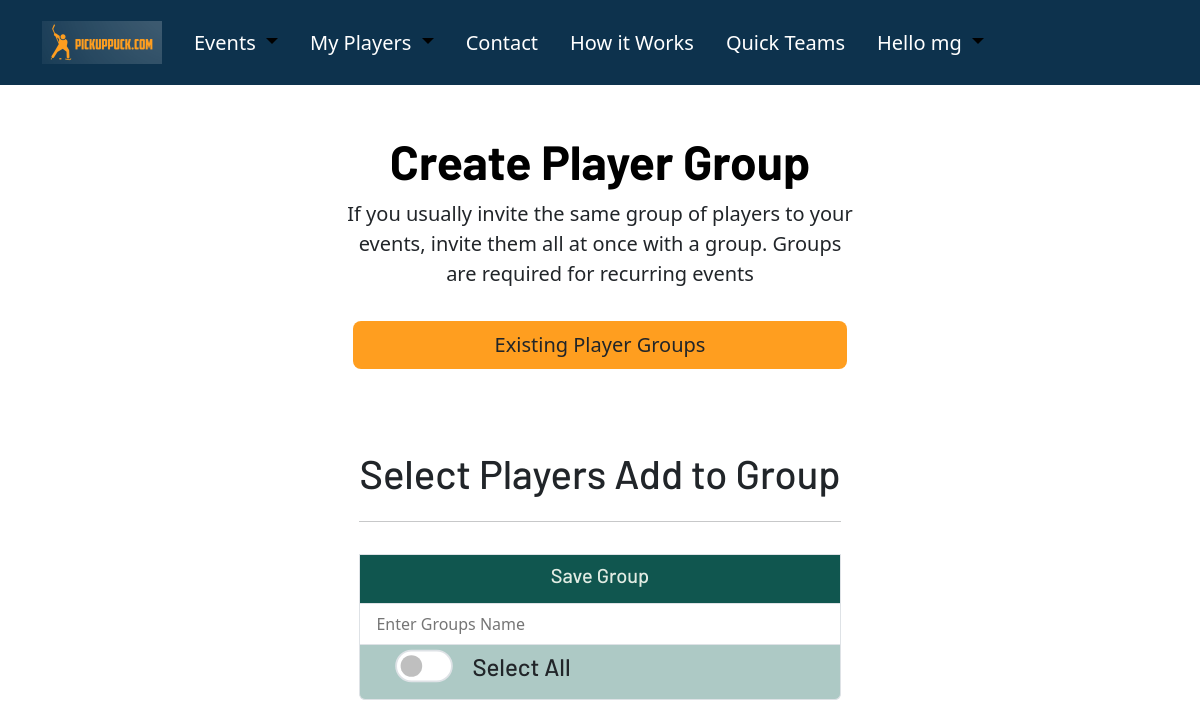
Before: /organize/my-players/new-group (signed in) with the older database file.
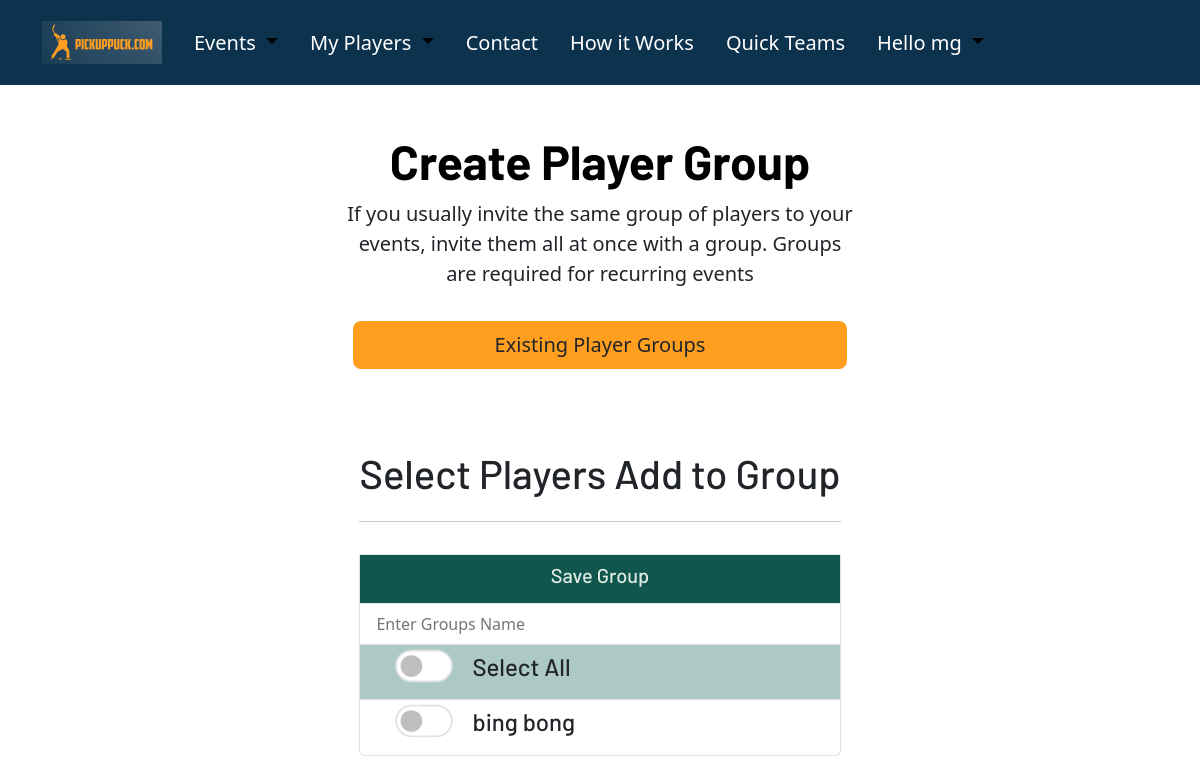
After: the same page with the newer database file.
### OrgDash/models.py (models this page shows, shortened)
class Player(models.Model):
    first_name = models.CharField(max_length=150, default= None)
    last_name = models.CharField(max_length=150, default= None)
    email = models.EmailField(max_length=150, default= None)
    skill = models.DecimalField(max_digits=4, decimal_places=1)
    created_by = models.ForeignKey(User, on_delete= models.CASCADE, default= 1)
    goalie = models.BooleanField(default= False, null= True)
    class Meta():
        unique_together= ("created_by", "email")

### OrgDash/views.py (the view)
# urls.py: path('my-players/new-group', views.Playergroups, name = 'create_player_group'),
@login_required
def Playergroups(request):
    active_user = request.user
    my_players = Player.objects.filter(created_by=active_user.pk)
    my_groups = PlayerGroup.objects.filter(created_by=active_user.pk)
    context={'my_players': my_players, 'my_groups': my_groups }
    if request.method == 'POST':
        selected_player_ids = request.POST.getlist('selected_players')
        group_name = request.POST.get('group_name')
        selected_player_objs = []
        for player_id in selected_player_ids:
            player = Player.objects.get(pk=player_id)
            selected_player_objs.append(player)
        group_data = {'created_by': active_user, 'name':group_name}
        group = PlayerGroup(**group_data)
        group.save()
        group.members.set(selected_player_objs)
        return redirect(reverse('OrgDash:player_dash'))
    else:
        return render(request, 'OrgDash/Players/create_player_group2.html', context)

### OrgDash/templates/OrgDash/Players/create_player_group2.html (shortened to what the changed rows need)
{% extends 'base.html' %}
{% block body_block %}
<div class="container">
    <div class="container p-4" id="featured-3">
        <div class="p-4 text-center">
        <h1 class="display-5 fw-bold text-body-emphasis">Create Player Group</h1>
    </div>
    <form method="POST" action="">
        <div class="d-flex flex-column flex-md-row p-4 gap-4 py-md-5 align-items-center justify-content-center" id="chosen-container">
        <ul class="list-group">
            <h1>Select Players Add to Group</h1>
            {% for player in my_players %}
            {% if player.goalie %}
            <li class="list-group-item px-5">
                <div class="form-check form-switch" id="chosen-container">
                    <input class="form-check-input p-2" type="checkbox" role="switch" value="{{player.pk}}" name="selected_players" id="{{player.pk}}" style="transform: scale(1.8);">
                    <label class="form-check-label px-4" for="{{player.pk}}"><h4>{{player.first_name}} {{player.last_name}}<svg height="25px" width="25px" version="1.1" id="Layer_1" xmlns="http://www.w3.org/2000/svg" xmlns:xlink="http://www.w3.org/1999/xlink" viewBox="0 0 512.002 512.002" xml:space="preserve" fill="#000000"><g id="SVGRepo_bgCarrier" stroke-width="0"></g><g id="SVGRepo_tracerCarrier" stroke-linecap="round" stroke-linejoin="round"></g><g id="SVGRepo_iconCarrier"> <g> <path style="fill:#F7B239;" d="M289.048,47.668v0.011c-10.71-2.007-21.751-3.057-33.043-3.057c-11.292,0-22.333,1.049-33.032,3.045 V8.557h66.075V47.668L289.048,47.668z"></path> <path style="fill:#F7B239;" d="M458.393,232.959v66.075h-35.085c6.285-23.519,10.129-46.172,11.098-66.075H458.393z"></path> <path style="fill:#F7B239;" d="M88.701,299.034H53.616v-66.075h23.987C78.573,252.862,82.416,275.515,88.701,299.034z"></path> </g> <path style="fill:#2BA5F7;" d="M77.603,232.959c-0.16-3.308-0.24-6.547-0.24-9.695c0-87.37,62.722-160.095,145.609-175.596 c10.699-1.996,21.74-3.045,33.032-3.045c11.292,0,22.333,1.049,33.043,3.057c82.876,15.489,145.598,88.214,145.598,175.584 c0,3.148-0.08,6.387-0.24,9.695c-0.97,19.904-4.813,42.556-11.098,66.075c-25.413,95.081-90.735,204.407-167.303,204.407 S114.114,394.114,88.701,299.034C82.416,275.515,78.573,252.862,77.603,232.959z M360.632,289.327 c30.146-7.562,32.941-29.005,28.025-56.562c-2.144-11.988-13.95-19.698-25.766-16.733l-52.639,13.208 c-21.911,5.509-27.705,33.853-9.775,47.609C316.981,289.51,338.892,294.779,360.632,289.327z M211.521,276.849 c17.942-13.756,12.147-42.1-9.775-47.609l-52.627-13.208c-11.817-2.966-23.622,4.745-25.766,16.733 c-4.927,27.557-2.133,49,28.025,56.562C173.117,294.779,195.028,289.51,211.521,276.849z"></path> <path style="fill:#2197D8;" d="M134.325,299.034c-6.285-23.519-10.129-46.172-11.098-66.075c-0.16-3.308-0.24-6.547-0.24-9.695 c0-87.37,62.722-160.095,145.609-175.596c3.368-0.628,6.774-1.152,10.207-1.589c-7.466-0.954-15.072-1.457-22.799-1.457 c-11.292,0-22.333,1.049-33.032,3.045C140.085,63.169,77.364,135.894,77.364,223.264c0,3.148,0.08,6.387,0.24,9.695 c0.97,19.904,4.813,42.556,11.098,66.075c25.413,95.081,90.735,204.407,167.303,204.407c7.729,0,15.341-1.131,22.812-3.232 C212.282,481.497,157.173,384.516,134.325,299.034z"></path> <g> <path style="fill:#E54728;" d="M388.657,232.765c4.916,27.557,2.121,49-28.025,56.562c-21.74,5.452-43.651,0.182-60.155-12.478 c-17.93-13.756-12.136-42.1,9.775-47.609l52.639-13.208C374.707,213.067,386.512,220.777,388.657,232.765z"></path> <path style="fill:#E54728;" d="M201.746,229.24c21.922,5.509,27.717,33.853,9.775,47.609 c-16.493,12.661-38.404,17.93-60.144,12.478c-30.158-7.562-32.952-29.005-28.025-56.562c2.144-11.988,13.95-19.698,25.766-16.733 L201.746,229.24z"></path> </g> <g> <path style="fill:#F95428;" d="M389.372,263.401v0.011c-2.852,12.341-11.132,21.489-28.743,25.914 c-21.74,5.452-43.651,0.182-60.155-12.478c-3.125-2.395-5.532-5.235-7.243-8.326c3.353-6.136,9.148-11.064,17.018-13.048 l52.639-13.208c11.817-2.966,23.622,4.745,25.766,16.733C388.915,260.481,389.166,261.953,389.372,263.401z"></path> <path style="fill:#F95428;" d="M218.772,268.523c-1.711,3.091-4.129,5.931-7.254,8.326c-16.493,12.661-38.404,17.93-60.144,12.478 c-17.622-4.414-25.892-13.562-28.743-25.914c0.205-1.449,0.456-2.92,0.719-4.414c2.144-11.988,13.95-19.698,25.766-16.733 l52.627,13.208C209.613,257.459,215.419,262.386,218.772,268.523z"></path> </g> <g> <path style="fill:#333333;" d="M229.949,248.161c-2.784-13.443-12.791-23.872-26.115-27.216l-52.63-13.212l0,0 c-7.898-1.981-16.353-0.583-23.194,3.842c-6.87,4.444-11.638,11.619-13.078,19.687c-3.154,17.655-2.744,30.123,1.327,40.423 c5.136,12.998,16.252,21.725,33.04,25.94c6.433,1.615,12.94,2.409,19.396,2.409c17.191,0,34.013-5.632,48.041-16.393 C227.679,275.247,232.742,261.651,229.949,248.161z M206.32,270.067c-15.127,11.602-34.396,15.597-52.858,10.963 c-21.229-5.329-26.903-17.565-21.69-46.761c0.618-3.466,2.582-6.424,5.527-8.329c2.037-1.317,4.339-1.994,6.688-1.994 c1.013,0,2.036,0.125,3.049,0.38l31.9,8.008v21.095c0,4.724,3.83,8.555,8.555,8.555s8.555-3.83,8.555-8.555v-16.801l3.62,0.909 c7.008,1.759,12.065,7.027,13.528,14.091C214.668,258.743,212.098,265.636,206.32,270.067z"></path> <path style="fill:#333333;" d="M397.076,231.263c-1.441-8.069-6.208-15.244-13.078-19.688c-6.841-4.423-15.294-5.824-23.194-3.842 l0,0l-52.63,13.212c-13.324,3.345-23.331,13.774-26.115,27.216c-2.793,13.49,2.27,27.086,13.215,35.481 c14.028,10.762,30.848,16.393,48.041,16.393c6.455,0,12.965-0.794,19.396-2.409c16.787-4.215,27.904-12.941,33.04-25.94 C399.821,261.386,400.23,248.918,397.076,231.263z M358.545,281.032c-18.466,4.637-37.731,0.639-52.858-10.963 c-5.778-4.432-8.348-11.325-6.876-18.437c1.463-7.065,6.521-12.333,13.527-14.091l3.62-0.909v16.801 c0,4.724,3.83,8.555,8.555,8.555s8.555-3.83,8.555-8.555v-21.095l31.9-8.008l0,0c3.366-0.844,6.823-0.271,9.738,1.614 c2.945,1.905,4.908,4.862,5.527,8.33C385.448,263.466,379.774,275.703,358.545,281.032z"></path> <path style="fill:#333333;" d="M458.387,224.404h-15.202c0.002-0.376,0.014-0.762,0.014-1.137 c0-88.928-62.334-163.566-145.601-182.532V8.555c0-4.724-3.83-8.555-8.555-8.555H222.97c-4.724,0-8.555,3.83-8.555,8.555v32.18 C131.144,59.697,68.807,134.337,68.807,223.268c0,0.375,0.011,0.76,0.014,1.137H53.615c-4.724,0-8.555,3.83-8.555,8.555v66.074 c0,4.724,3.83,8.555,8.555,8.555h28.536c9.331,32.869,23.131,66.709,40.069,96.949c38.819,69.299,86.33,107.465,133.782,107.465 s94.963-38.164,133.782-107.465c16.939-30.238,30.739-64.08,40.07-96.949h28.532c4.724,0,8.555-3.83,8.555-8.555V232.96 C466.942,228.234,463.112,224.404,458.387,224.404z M231.525,17.109h48.964v20.564c-8.016-1.052-16.187-1.601-24.486-1.601 c-8.296,0-16.465,0.55-24.477,1.6L231.525,17.109L231.525,17.109z M62.17,290.478v-48.965h7.43 c1.259,15.388,4.016,31.928,8.08,48.965H62.17z M374.859,396.174c-16.563,29.567-35.556,54.086-54.929,70.909 c-21.249,18.453-42.758,27.808-63.926,27.808s-42.677-9.356-63.926-27.808c-19.372-16.823-38.366-41.342-54.929-70.909 c-30.643-54.704-51.232-124.19-51.232-172.906c0-93.787,76.301-170.088,170.088-170.088s170.088,76.301,170.088,170.088 C426.091,271.984,405.502,341.469,374.859,396.174z M449.833,290.478h-15.505c4.064-17.037,6.822-33.576,8.08-48.965h7.425 L449.833,290.478L449.833,290.478z"></path> <circle style="fill:#333333;" cx="277.646" cy="431.17" r="8.555"></circle> <circle style="fill:#333333;" cx="277.646" cy="390.896" r="8.555"></circle> <circle style="fill:#333333;" cx="277.646" cy="350.404" r="8.555"></circle> <circle style="fill:#333333;" cx="277.646" cy="310.13" r="8.555"></circle> <circle style="fill:#333333;" cx="277.646" cy="181.367" r="8.555"></circle> <circle style="fill:#333333;" cx="277.646" cy="141.092" r="8.555"></circle> <circle style="fill:#333333;" cx="234.372" cy="431.17" r="8.555"></circle> <circle style="fill:#333333;" cx="234.372" cy="390.896" r="8.555"></circle> <circle style="fill:#333333;" cx="234.372" cy="350.404" r="8.555"></circle> <circle style="fill:#333333;" cx="234.372" cy="310.13" r="8.555"></circle> <circle style="fill:#333333;" cx="234.372" cy="181.367" r="8.555"></circle> <circle style="fill:#333333;" cx="234.372" cy="141.092" r="8.555"></circle> </g> </g></svg> </h4></label>
                </div>
            </li>
            {% else %}
            <li class="list-group-item px-5">
                <div class="form-check form-switch">
                    <input class="form-check-input p-2" type="checkbox" role="switch" value="{{player.pk}}" name="selected_players" id="{{player.pk}}" style="transform: scale(1.8);">
                    <label class="form-check-label px-4" for="{{player.pk}}"><h4>{{player.first_name}} {{player.last_name}}</h4></label>
                </div>
            </li>
            {% endif %}
            {% endfor %}
        </ul>
        </div>
    </form>
</div>
{% endblock %}

Changed rows visible on the page:
added Player: first_name "bing", last_name "bong"
